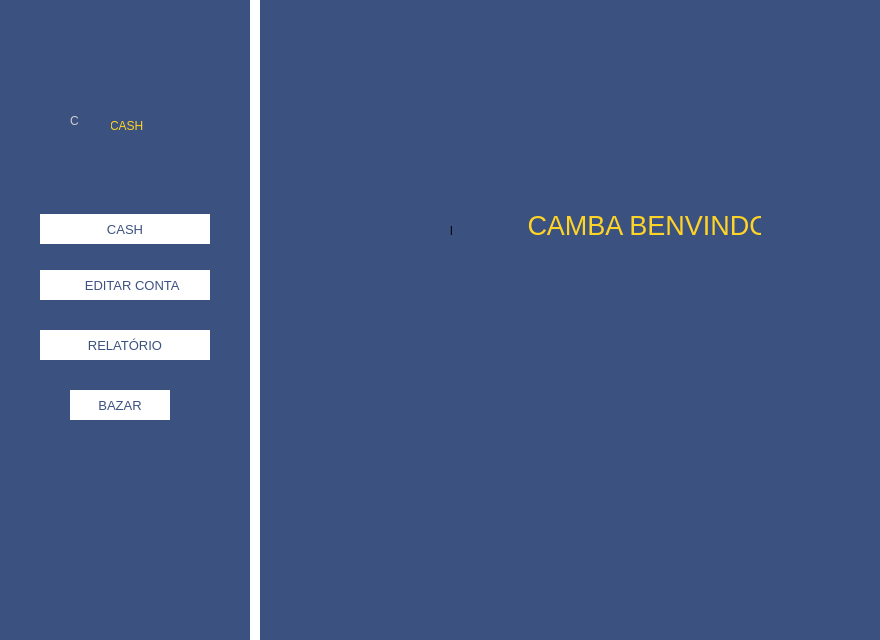
<?xml version="1.0" encoding="UTF-8"?>
<ui version="4.0">
 <class>areadegestao</class>
 <widget class="QDialog" name="areadegestao">
  <property name="geometry">
   <rect>
    <x>0</x>
    <y>0</y>
    <width>880</width>
    <height>640</height>
   </rect>
  </property>
  <property name="minimumSize">
   <size>
    <width>880</width>
    <height>640</height>
   </size>
  </property>
  <property name="maximumSize">
   <size>
    <width>880</width>
    <height>640</height>
   </size>
  </property>
  <property name="windowTitle">
   <string>Dialog</string>
  </property>
  <property name="styleSheet">
   <string notr="true">background-color:rgb(59, 81, 127);</string>
  </property>
  <widget class="QWidget" name="verticalLayoutWidget">
   <property name="geometry">
    <rect>
     <x>250</x>
     <y>0</y>
     <width>16</width>
     <height>641</height>
    </rect>
   </property>
   <layout class="QVBoxLayout" name="verticalLayout">
    <item>
     <widget class="Line" name="line">
      <property name="minimumSize">
       <size>
        <width>10</width>
        <height>0</height>
       </size>
      </property>
      <property name="maximumSize">
       <size>
        <width>10</width>
        <height>16777215</height>
       </size>
      </property>
      <property name="styleSheet">
       <string notr="true">background-color:white;
border:none;</string>
      </property>
      <property name="orientation">
       <enum>Qt::Vertical</enum>
      </property>
     </widget>
    </item>
   </layout>
  </widget>
  <widget class="QLabel" name="label_4">
   <property name="geometry">
    <rect>
     <x>110</x>
     <y>110</y>
     <width>61</width>
     <height>31</height>
    </rect>
   </property>
   <property name="cursor">
    <cursorShape>PointingHandCursor</cursorShape>
   </property>
   <property name="styleSheet">
    <string notr="true">font: 900 15pt &quot;Segoe UI&quot;;
color: rgb(255, 212, 38);</string>
   </property>
   <property name="text">
    <string>CASH</string>
   </property>
  </widget>
  <widget class="QLabel" name="label_3">
   <property name="geometry">
    <rect>
     <x>70</x>
     <y>90</y>
     <width>41</width>
     <height>61</height>
    </rect>
   </property>
   <property name="cursor">
    <cursorShape>PointingHandCursor</cursorShape>
   </property>
   <property name="styleSheet">
    <string notr="true">font: 600 45pt &quot;Segoe UI Semibold&quot;;
color: rgb(208, 208, 208);</string>
   </property>
   <property name="text">
    <string>C</string>
   </property>
  </widget>
  <widget class="QLabel" name="label_5">
   <property name="geometry">
    <rect>
     <x>520</x>
     <y>210</y>
     <width>241</width>
     <height>31</height>
    </rect>
   </property>
   <property name="font">
    <font>
     <family>Segoe UI</family>
     <pointsize>20</pointsize>
     <italic>false</italic>
     <bold>false</bold>
    </font>
   </property>
   <property name="cursor">
    <cursorShape>PointingHandCursor</cursorShape>
   </property>
   <property name="styleSheet">
    <string notr="true">color: rgb(255, 212, 38);
font: 20pt &quot;Segoe UI&quot;;</string>
   </property>
   <property name="text">
    <string> CAMBA BENVINDO</string>
   </property>
  </widget>
  <widget class="QPushButton" name="pushButton_4">
   <property name="geometry">
    <rect>
     <x>70</x>
     <y>390</y>
     <width>100</width>
     <height>30</height>
    </rect>
   </property>
   <property name="minimumSize">
    <size>
     <width>100</width>
     <height>30</height>
    </size>
   </property>
   <property name="maximumSize">
    <size>
     <width>100</width>
     <height>30</height>
    </size>
   </property>
   <property name="font">
    <font>
     <family>Segoe UI</family>
     <pointsize>10</pointsize>
     <italic>false</italic>
     <bold>false</bold>
    </font>
   </property>
   <property name="cursor">
    <cursorShape>PointingHandCursor</cursorShape>
   </property>
   <property name="styleSheet">
    <string notr="true">QPushButton{
	border:1px solid white;
	background-color:white;
	background-image: url(:/area/area/back.png);
	background-repeat:none;
	color:rgb(59,81,127);
	font: 10pt &quot;Segoe UI&quot;;
}
QPushButton:hover{
	border:1px solid #0090d8;
}</string>
   </property>
   <property name="text">
    <string>BAZAR</string>
   </property>
  </widget>
  <widget class="QPushButton" name="pushButton_3">
   <property name="geometry">
    <rect>
     <x>40</x>
     <y>330</y>
     <width>170</width>
     <height>30</height>
    </rect>
   </property>
   <property name="minimumSize">
    <size>
     <width>170</width>
     <height>30</height>
    </size>
   </property>
   <property name="maximumSize">
    <size>
     <width>0</width>
     <height>16777215</height>
    </size>
   </property>
   <property name="font">
    <font>
     <family>Segoe UI</family>
     <pointsize>10</pointsize>
     <italic>false</italic>
     <bold>false</bold>
    </font>
   </property>
   <property name="cursor">
    <cursorShape>PointingHandCursor</cursorShape>
   </property>
   <property name="styleSheet">
    <string notr="true">QPushButton{	
	border:1px solid white;
	background-color:white;
	background-repeat:none;
	background-image: url(:/area/area/relatorio.png);
	color:rgb(59,81,127);
	font: 10pt &quot;Segoe UI&quot;;
}
QPushButton:hover{
	border:1px solid #0090d8;
}</string>
   </property>
   <property name="text">
    <string>RELATÓRIO</string>
   </property>
  </widget>
  <widget class="QPushButton" name="pushButton">
   <property name="geometry">
    <rect>
     <x>40</x>
     <y>214</y>
     <width>170</width>
     <height>30</height>
    </rect>
   </property>
   <property name="minimumSize">
    <size>
     <width>170</width>
     <height>30</height>
    </size>
   </property>
   <property name="maximumSize">
    <size>
     <width>170</width>
     <height>35</height>
    </size>
   </property>
   <property name="font">
    <font>
     <family>Segoe UI</family>
     <pointsize>10</pointsize>
     <italic>false</italic>
     <bold>false</bold>
    </font>
   </property>
   <property name="cursor">
    <cursorShape>PointingHandCursor</cursorShape>
   </property>
   <property name="styleSheet">
    <string notr="true">QPushButton{
	border:1px solid white;
	background-color:white;
	background-image: url(:/area/area/cash.png);
	background-repeat:none;
	color:rgb(59,81,127);
	font: 10pt &quot;Segoe UI&quot;;
}
QPushButton:hover{
	border:1.2px solid #0090d8;
}
</string>
   </property>
   <property name="text">
    <string>CASH</string>
   </property>
  </widget>
  <widget class="QPushButton" name="pushButton_2">
   <property name="geometry">
    <rect>
     <x>40</x>
     <y>270</y>
     <width>170</width>
     <height>30</height>
    </rect>
   </property>
   <property name="minimumSize">
    <size>
     <width>170</width>
     <height>30</height>
    </size>
   </property>
   <property name="maximumSize">
    <size>
     <width>170</width>
     <height>35</height>
    </size>
   </property>
   <property name="font">
    <font>
     <family>Segoe UI</family>
     <pointsize>10</pointsize>
     <italic>false</italic>
     <bold>false</bold>
    </font>
   </property>
   <property name="cursor">
    <cursorShape>PointingHandCursor</cursorShape>
   </property>
   <property name="styleSheet">
    <string notr="true">QPushButton{
	border:1px solid white;
	background-color:white;
	color:rgb(59,81,127);
	font: 10pt &quot;Segoe UI&quot;;
	background-image: url(:/area/area/edit.png);
	background-repeat:none;
}
QPushButton:hover{
	border:1.2px solid #0090d8;
}
	</string>
   </property>
   <property name="text">
    <string>    EDITAR CONTA</string>
   </property>
  </widget>
  <widget class="QLabel" name="label">
   <property name="geometry">
    <rect>
     <x>490</x>
     <y>260</y>
     <width>121</width>
     <height>141</height>
    </rect>
   </property>
   <property name="styleSheet">
    <string notr="true">QLabel{
	background-image: url(:/area/area/camba.png);
	background-repeat:none;
}
QLabel:hover{
	background-image: url(:/area/area/cambaM.png);
}</string>
   </property>
   <property name="text">
    <string/>
   </property>
  </widget>
  <widget class="QLabel" name="label_2">
   <property name="geometry">
    <rect>
     <x>450</x>
     <y>200</y>
     <width>71</width>
     <height>61</height>
    </rect>
   </property>
   <property name="styleSheet">
    <string notr="true">background-image: url(:/area/area/ola.png);
background-repeat:none;</string>
   </property>
   <property name="text">
    <string>l</string>
   </property>
  </widget>
 </widget>
 <resources/>
 <connections/>
</ui>
